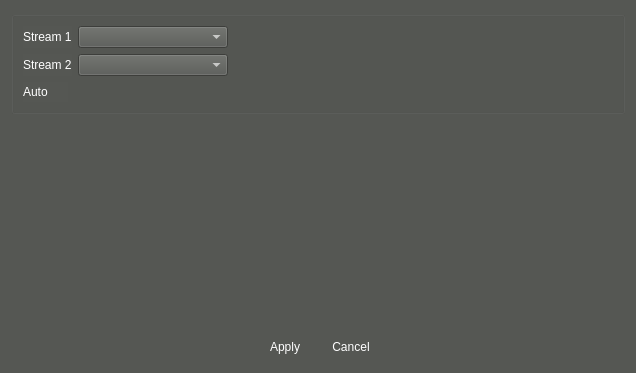
<?xml version="1.0" encoding="UTF-8"?>
<ui version="4.0">
 <class>VSCStreamSelect</class>
 <widget class="QWidget" name="VSCStreamSelect">
  <property name="geometry">
   <rect>
    <x>0</x>
    <y>0</y>
    <width>636</width>
    <height>373</height>
   </rect>
  </property>
  <property name="windowTitle">
   <string>Master Hard Disk Selecting</string>
  </property>
  <property name="windowIcon">
   <iconset>
    <normaloff>:/logo/resources/vscsmall.jpg</normaloff>:/logo/resources/vscsmall.jpg</iconset>
  </property>
  <property name="styleSheet">
   <string notr="true">color: rgb(255, 255, 255);
background-color: rgb(85, 87, 83);</string>
  </property>
  <layout class="QVBoxLayout" name="verticalLayout_2">
   <item>
    <widget class="QGroupBox" name="groupBox">
     <property name="title">
      <string/>
     </property>
     <layout class="QVBoxLayout" name="verticalLayout">
      <item>
       <layout class="QHBoxLayout" name="horizontalLayout_3">
        <item>
         <widget class="QLabel" name="labelName">
          <property name="text">
           <string>Stream 1</string>
          </property>
          <property name="alignment">
           <set>Qt::AlignLeading|Qt::AlignLeft|Qt::AlignVCenter</set>
          </property>
         </widget>
        </item>
        <item>
         <widget class="QComboBox" name="stream1">
          <property name="minimumSize">
           <size>
            <width>150</width>
            <height>0</height>
           </size>
          </property>
         </widget>
        </item>
        <item>
         <spacer name="horizontalSpacer_3">
          <property name="orientation">
           <enum>Qt::Horizontal</enum>
          </property>
          <property name="sizeHint" stdset="0">
           <size>
            <width>40</width>
            <height>20</height>
           </size>
          </property>
         </spacer>
        </item>
       </layout>
      </item>
      <item>
       <layout class="QHBoxLayout" name="horizontalLayout_4">
        <item>
         <widget class="QLabel" name="labelName_2">
          <property name="text">
           <string>Stream 2</string>
          </property>
          <property name="alignment">
           <set>Qt::AlignLeading|Qt::AlignLeft|Qt::AlignVCenter</set>
          </property>
         </widget>
        </item>
        <item>
         <widget class="QComboBox" name="stream2">
          <property name="minimumSize">
           <size>
            <width>150</width>
            <height>0</height>
           </size>
          </property>
         </widget>
        </item>
        <item>
         <spacer name="horizontalSpacer_4">
          <property name="orientation">
           <enum>Qt::Horizontal</enum>
          </property>
          <property name="sizeHint" stdset="0">
           <size>
            <width>40</width>
            <height>20</height>
           </size>
          </property>
         </spacer>
        </item>
       </layout>
      </item>
      <item>
       <layout class="QHBoxLayout" name="horizontalLayout_2">
        <item>
         <widget class="QLabel" name="labelName_3">
          <property name="text">
           <string>Auto      </string>
          </property>
          <property name="alignment">
           <set>Qt::AlignLeading|Qt::AlignLeft|Qt::AlignVCenter</set>
          </property>
         </widget>
        </item>
        <item>
         <widget class="SwitchControl" name="autoSelect" native="true">
          <property name="maximumSize">
           <size>
            <width>40</width>
            <height>25</height>
           </size>
          </property>
         </widget>
        </item>
        <item>
         <spacer name="horizontalSpacer_5">
          <property name="orientation">
           <enum>Qt::Horizontal</enum>
          </property>
          <property name="sizeHint" stdset="0">
           <size>
            <width>40</width>
            <height>20</height>
           </size>
          </property>
         </spacer>
        </item>
       </layout>
      </item>
     </layout>
    </widget>
   </item>
   <item>
    <spacer name="verticalSpacer">
     <property name="orientation">
      <enum>Qt::Vertical</enum>
     </property>
     <property name="sizeHint" stdset="0">
      <size>
       <width>20</width>
       <height>40</height>
      </size>
     </property>
    </spacer>
   </item>
   <item>
    <layout class="QHBoxLayout" name="horizontalLayout">
     <item>
      <spacer name="horizontalSpacer">
       <property name="orientation">
        <enum>Qt::Horizontal</enum>
       </property>
       <property name="sizeHint" stdset="0">
        <size>
         <width>40</width>
         <height>20</height>
        </size>
       </property>
      </spacer>
     </item>
     <item>
      <widget class="QPushButton" name="pushButtonApply">
       <property name="minimumSize">
        <size>
         <width>60</width>
         <height>30</height>
        </size>
       </property>
       <property name="maximumSize">
        <size>
         <width>60</width>
         <height>30</height>
        </size>
       </property>
       <property name="styleSheet">
        <string notr="true">QPushButton { 
border:none;
color:white;
background-image: url(:/action/resources/button.png);}
QPushButton:hover {
	background-image: url(:/action/resources/buttonpress.png);}
QPushButton:pressed {
	background-image: url(:/action/resources/button.png);}
</string>
       </property>
       <property name="text">
        <string>Apply</string>
       </property>
       <property name="iconSize">
        <size>
         <width>60</width>
         <height>40</height>
        </size>
       </property>
      </widget>
     </item>
     <item>
      <widget class="QPushButton" name="pushButtonCancel">
       <property name="minimumSize">
        <size>
         <width>60</width>
         <height>30</height>
        </size>
       </property>
       <property name="maximumSize">
        <size>
         <width>60</width>
         <height>30</height>
        </size>
       </property>
       <property name="styleSheet">
        <string notr="true">QPushButton { 
border:none;
color:white;
background-image: url(:/action/resources/button.png);}
QPushButton:hover {
	background-image: url(:/action/resources/buttonpress.png);}
QPushButton:pressed {
	background-image: url(:/action/resources/button.png);}
</string>
       </property>
       <property name="text">
        <string>Cancel</string>
       </property>
       <property name="iconSize">
        <size>
         <width>60</width>
         <height>40</height>
        </size>
       </property>
      </widget>
     </item>
     <item>
      <spacer name="horizontalSpacer_2">
       <property name="orientation">
        <enum>Qt::Horizontal</enum>
       </property>
       <property name="sizeHint" stdset="0">
        <size>
         <width>40</width>
         <height>20</height>
        </size>
       </property>
      </spacer>
     </item>
    </layout>
   </item>
  </layout>
 </widget>
 <customwidgets>
  <customwidget>
   <class>SwitchControl</class>
   <extends>QWidget</extends>
   <header>common/switchcontrol.h</header>
   <container>1</container>
  </customwidget>
 </customwidgets>
 <resources>
  <include location="../../../main/vscmainwindows.qrc"/>
 </resources>
 <connections/>
</ui>
